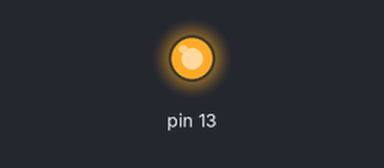
A sketch run on a simulated Arduino Uno, built with avr-gcc and run on an emulated ATmega328P. On the bench: output pins drawn as LEDs (lit = HIGH).

Above: at 1.5 s.
At 27.5 s:
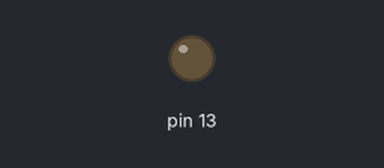
Timing chart, 0 to 28.6 s (numbered marks = the images above):
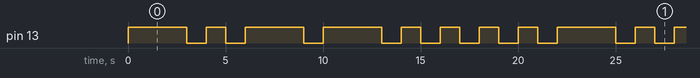

Measured:
- by itself, pin 13: repeats every 22.0 s: LOW 1.0 s, HIGH 1.0 s, 2 × (LOW 1.0 s, HIGH 3.0 s), 4 × (LOW 1.0 s, HIGH 1.0 s), LOW 1.0 s, HIGH 3.0 s
- by itself, everything shown: repeats every 22.0 s, in 16 steps

The sketch:

practice8.ino
```cpp
void LED_long(); // 모스부호 -
void LED_short(); // 모스부호 .

void setup() { // 시작과 동시에 한 번만 실행, 주로 아두이노에서 몇 번 핀을 어떤 용도로 사용할 것인지를 작성
  // put your setup code here, to run once:
  pinMode(13, OUTPUT);
  Serial.begin(9600);
}

void loop() { // 포함하는 코드를 무한히 반복 실행 (while(1)과)
  // put your main code here, to run repeatedly:

  // K -.-
  LED_long();
  LED_short();
  LED_long();

  // D -..
  LED_long();
  LED_short();
  LED_short();

  // I ..
  LED_short();
  LED_short();
}

void LED_long(){
  digitalWrite(13, HIGH);
  delay(3000);
  digitalWrite(13, LOW);
  delay(1000);
}

void LED_short(){
  digitalWrite(13, HIGH);
  delay(1000);
  digitalWrite(13, LOW);
  delay(1000);
}
```
